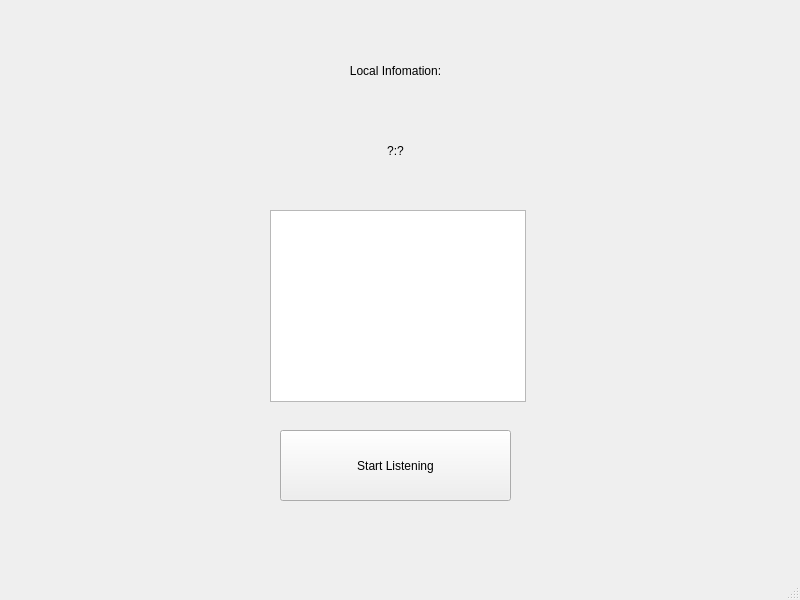
<?xml version="1.0" encoding="UTF-8"?>
<ui version="4.0">
 <class>ServerWindow</class>
 <widget class="QMainWindow" name="ServerWindow">
  <property name="geometry">
   <rect>
    <x>0</x>
    <y>0</y>
    <width>800</width>
    <height>600</height>
   </rect>
  </property>
  <property name="windowTitle">
   <string>MainWindow</string>
  </property>
  <widget class="QWidget" name="centralwidget">
   <widget class="QPushButton" name="pushButton">
    <property name="geometry">
     <rect>
      <x>280</x>
      <y>430</y>
      <width>231</width>
      <height>71</height>
     </rect>
    </property>
    <property name="text">
     <string>Start Listening</string>
    </property>
   </widget>
   <widget class="QListWidget" name="listWidget">
    <property name="geometry">
     <rect>
      <x>270</x>
      <y>210</y>
      <width>256</width>
      <height>192</height>
     </rect>
    </property>
   </widget>
   <widget class="QLabel" name="label">
    <property name="geometry">
     <rect>
      <x>270</x>
      <y>40</y>
      <width>251</width>
      <height>61</height>
     </rect>
    </property>
    <property name="text">
     <string>Local Infomation:</string>
    </property>
    <property name="alignment">
     <set>Qt::AlignCenter</set>
    </property>
   </widget>
   <widget class="QLabel" name="infoLabel">
    <property name="geometry">
     <rect>
      <x>270</x>
      <y>120</y>
      <width>251</width>
      <height>61</height>
     </rect>
    </property>
    <property name="text">
     <string>?:?</string>
    </property>
    <property name="alignment">
     <set>Qt::AlignCenter</set>
    </property>
   </widget>
  </widget>
  <widget class="QMenuBar" name="menubar">
   <property name="geometry">
    <rect>
     <x>0</x>
     <y>0</y>
     <width>800</width>
     <height>22</height>
    </rect>
   </property>
  </widget>
  <widget class="QStatusBar" name="statusbar"/>
 </widget>
 <resources/>
 <connections/>
</ui>
